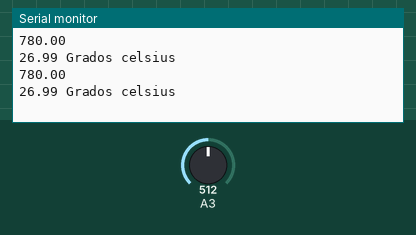
Bench run of a sketch on a simulated Arduino Uno, built with avr-gcc and run on an emulated ATmega328P. Shown: the last lines printed to the serial monitor. The test bench sets the inputs (shaded band); at power-on: A3 = 512.

Above: at 1.8 s.
1.9 s: A3 set to 0
At 2.7 s:
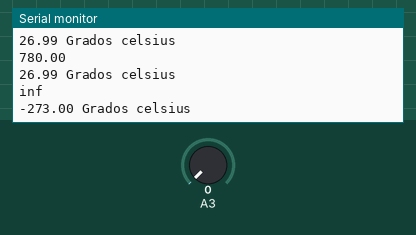
4.5 s: A3 set to 122
At 5.8 s:
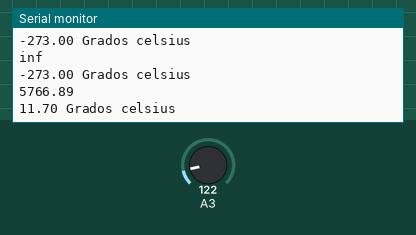
Timing chart, 0 to 7.5 s (numbered marks = the images above; inputs shaded):
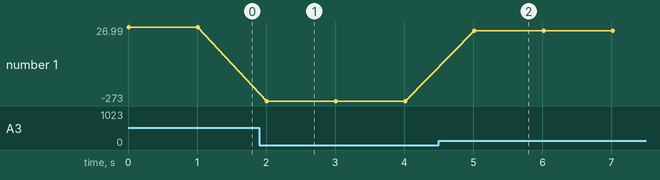

The sketch:

PruebaTermistor.ino
```cpp
#include <math.h>

//Valores fijos del circuito
float rAux = 780.0;
float vcc = 4.9;
float beta = 11177.0;
float temp0 = 298.0;
float r0 = 1000.0;

//Variables usadas en el cálculo
float vm = 0.0;
float rntc = 0.0;
float temperaturaK = 0.0;


void setup() {
  Serial.begin(9600);
}

void loop() {

  //Bloque de cálculo
  vm=(vcc / 1024)*( (analogRead(3)-1024)*-1 );                //Calcular tensión en la entrada
  rntc = (vm*rAux)/(vcc-vm);  //rAux / ((vcc/vm)-1);  //Calcular la resistencia de la NTC
  temperaturaK = beta/(log(rntc/r0)+(beta/temp0));  //Calcular la temperatura en Kelvin

  //Restar 273 para pasar a grados celsus
  Serial.println(rntc);
  Serial.print(temperaturaK - 273);
  Serial.println(" Grados celsius");
  delay(1000);
}
```

Measured:
- after the input at 1.9 s, the serial monitor: prints a new line after 0.10 s (image 1)
- after the input at 4.5 s, the serial monitor: prints a new line after 0.51 s (image 2)
- plotted number 1: 26.99 → -273 after the input at 1.9 s, -273 → 11.7 after the input at 4.5 s
